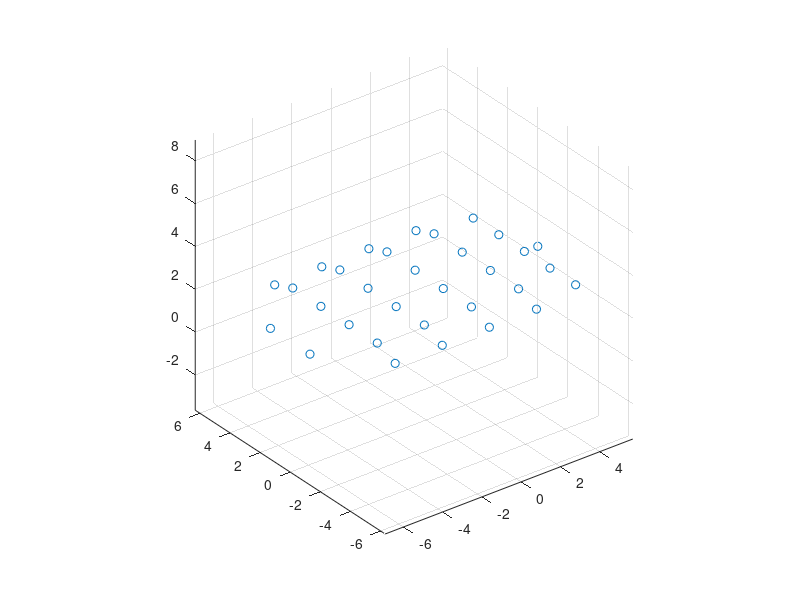

Recreate this plot in MATLAB.
    x0 = 2.4;
    x1 = 2.454;
    x2 = 0.682;
    x3 = 11.932;
    y0 = 1.7;
    y1 = 0.6;
    y2 = 1.313;
    
    clear pos
    pos(1,:) = [ x0 + x1 + 0.15, -2*y0 ];
    pos(2,:) = [ x0 + x1 + 0.15, -y0 ];
    pos(3,:) = [ x0 + x1 + 0.15, 0 ];
    pos(4,:) = [ x0 + x1 + 0.15, y0 ];
    pos(5,:) = [ x0 + x1 + 0.15, 2*y0 ];
    pos(6,:) = [ x0 + x1 + x2 + 0.15, 0 ];
    pos(7,:) = [ x0 + x1 + 0.15 - x3, -y2 ];
    pos(8,:) = [ x0 + x1 + 0.15 - x3, y2 ];
    pos(9,:) = [ x0 + 0.15, -2*y0 - y1 ];
    pos(10,:) = [ 0.15, -2*y0 - y1 ];
    pos(11,:) = [ -x0 + 0.15, -2*y0 - y1 ];
    pos(12,:) = [ -2*x0 + 0.15, -2*y0 - y1 ];
    pos(13,:) = [ x0 + 0.15, 2*y0 + y1 ];
    pos(14,:) = [ 0.15, 2*y0 + y1 ];
    pos(15,:) = [ -x0 + 0.15, 2*y0 + y1 ];
    pos(16,:) = [ -2*x0 + 0.15, 2*y0 + y1 ];
    pos(:,3) = 2.46;
    pos(:,2) = -pos(:,2);

    xx1 = pos(1,1,1)-2.45;
    dx = 2.4;
    dy = 1.87;
    for ii = 1:4
        pos(4*(ii-1)+17+(0:3),1) = xx1-dx*(ii-1);
        pos(4*(ii-1)+17+(0:3),3) = 2.86;
        pos(4*(ii-1)+17,2) = 1.5*dy;
        pos(4*(ii-1)+18,2) = 0.5*dy;
        pos(4*(ii-1)+19,2) = -0.5*dy;
        pos(4*(ii-1)+20,2) = -1.5*dy;
    end

    figure;scatter3(pos(:,1),pos(:,2),pos(:,3));axis equal